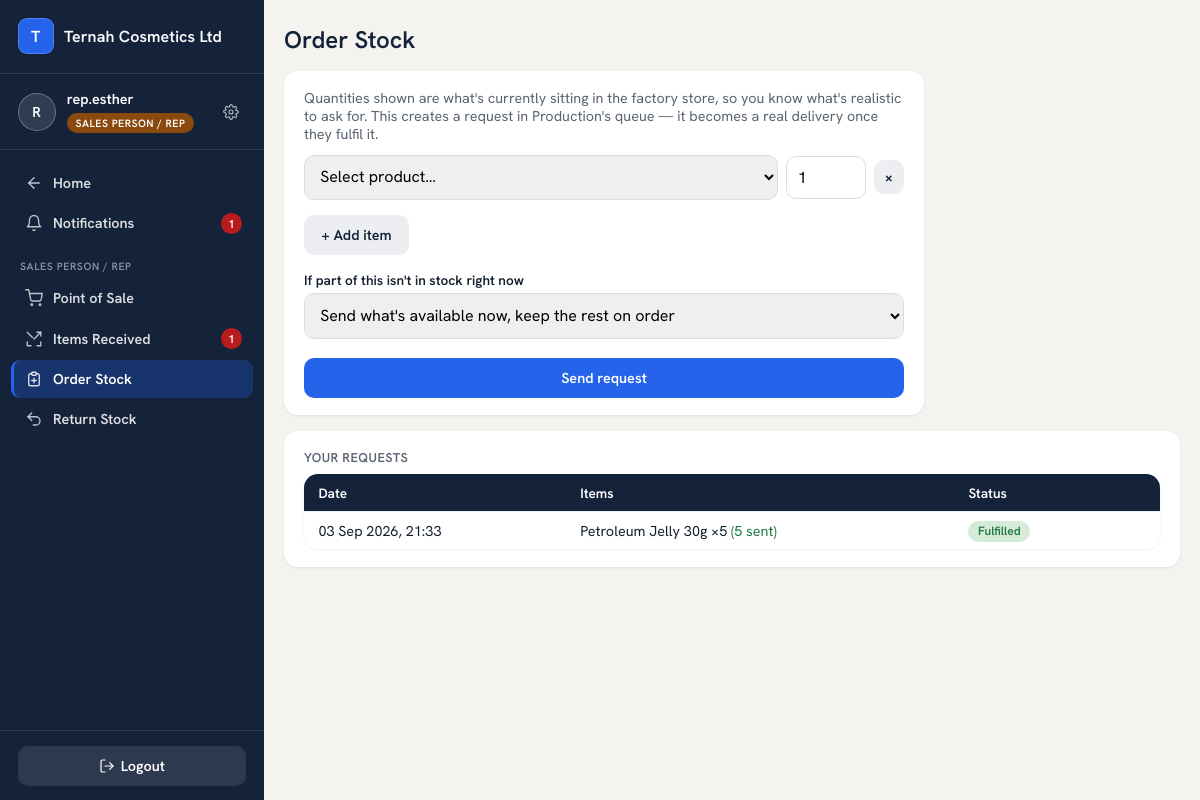
Page /sales/pos/order-stock/ (signed in) on the committed database.
### accounts/models.py (models this page shows, shortened)
class User(AbstractUser):
    ROLES = [
        ("OWNER", "Owner"),                # reports only
        ("MANAGER", "Manager"),            # outlet manager; can switch views
        ("CASHIER", "Cashier"),
        ("SALES_REP", "Sales Person / Rep"),
        ("PRODUCTION", "Production"),
    ]
    business = models.ForeignKey("platformadmin.Business", null=True, blank=True,
                                 on_delete=models.CASCADE, related_name="users")
    branch = models.ForeignKey("core.Branch", null=True, blank=True,
                               on_delete=models.SET_NULL, related_name="users")
    role = models.CharField(max_length=15, choices=ROLES, default="CASHIER")
    can_swap = models.BooleanField(default=False)    # False -> swap goes through PendingAction
    can_refund = models.BooleanField(default=False)
    phone = models.CharField(max_length=30, blank=True)
    modules = models.ManyToManyField("platformadmin.Module", blank=True, related_name="users_with_access",
                                     help_text="Which of the business's subscribed modules this user can open.")
    allowed_tiers = models.JSONField(default=list, blank=True,
                                     help_text="Which product price tiers (RETAIL/WHOLESALE/DISTRIBUTION/CUSTOM) "
                                                "this seller may use at the POS.")
    def switchable_views(self):
        if self.role != "MANAGER":
            return []
        views = ["MANAGER", "CASHIER"]
        codes = set(self.modules.values_list("code", flat=True))
        if "PRODUCTION" in codes:
            views.append("PRODUCTION")
        return views

### platformadmin/models.py (models this page shows, shortened)
class Business(models.Model):
    name = models.CharField(max_length=150)                     # factory name — brands navbar + receipts
    slug = models.SlugField(unique=True)
    business_type = models.CharField(max_length=20, choices=[("FACTORY", "Factory Mode")], default="FACTORY")
    contact_email = models.EmailField()
    contact_phone = models.CharField(max_length=30, blank=True)
    address = models.TextField(blank=True)
    tagline = models.CharField(max_length=150, blank=True)      # optional — shows on every printed report
    is_active = models.BooleanField(default=True)               # master switch — False = soft-locked
    trial_expires_at = models.DateTimeField(null=True, blank=True)
    subscription_expires_at = models.DateTimeField(null=True, blank=True)
    created_at = models.DateTimeField(auto_now_add=True)
    class Meta:
        verbose_name_plural = "businesses"

### sales/models.py (models this page shows)
class StockRequest(TimeStamped):
    STATUS = [("DRAFT", "Draft"), ("SUBMITTED", "Submitted"), ("APPROVED", "Approved"),
              ("REJECTED", "Rejected"), ("PARTIAL", "Partially sent — remainder on order"),
              ("FULFILLED", "Fulfilled")]
    MODES = [("WAIT", "Send what's available now, keep the rest on order"),
             ("AVAILABLE_ONLY", "Send what's available now only, cancel the rest")]
    business = models.ForeignKey("platformadmin.Business", on_delete=models.CASCADE)
    requester_location = models.ForeignKey(InventoryLocation, on_delete=models.CASCADE)
    status = models.CharField(max_length=10, choices=STATUS, default="DRAFT")
    fulfillment_mode = models.CharField(max_length=15, choices=MODES, default="WAIT")
    lines = models.JSONField(default=list)           # [{product_id, quantity, fulfilled, dropped}]
    idempotency_key = models.CharField(max_length=40, blank=True, db_index=True)
    def line_progress(self):
        out = []
        for l in self.lines:
            qty = int(l.get("quantity", 0) or 0)
            sent = int(l.get("fulfilled", 0) or 0)
            out.append({"product_id": l.get("product_id"), "quantity": qty, "fulfilled": sent,
                        "dropped": int(l.get("dropped", 0) or 0), "remaining": max(qty - sent - int(l.get("dropped", 0) or 0), 0)})
        return out

### production/models.py (models this page shows, shortened)
class Product(TimeStamped):
    STATUS = [("DRAFT", "Draft"), ("ACTIVE", "Active"), ("ARCHIVED", "Archived")]
    business = models.ForeignKey("platformadmin.Business", on_delete=models.CASCADE)
    category = models.ForeignKey(Category, on_delete=models.PROTECT, related_name="products")
    name = models.CharField(max_length=120)
    pack_size = models.CharField(max_length=40, blank=True)      # e.g. "30 g"
    sku = models.CharField(max_length=40, blank=True)
    status = models.CharField(max_length=10, choices=STATUS, default="DRAFT")
    retail_price = models.DecimalField(max_digits=14, decimal_places=2, null=True, blank=True)
    wholesale_price = models.DecimalField(max_digits=14, decimal_places=2, null=True, blank=True)
    distribution_price = models.DecimalField(max_digits=14, decimal_places=2, null=True, blank=True)
    custom_price_min = models.DecimalField(max_digits=14, decimal_places=2, null=True, blank=True)
    custom_price_max = models.DecimalField(max_digits=14, decimal_places=2, null=True, blank=True)
    shelf_life_days = models.PositiveIntegerField(null=True, blank=True)   # optional -> auto-suggests batch expiry
    PRICE_TIERS = [("RETAIL", "retail_price"), ("WHOLESALE", "wholesale_price"),
                   ("DISTRIBUTION", "distribution_price")]   # CUSTOM is typed at sale time, not looked up here

### sales/views.py (the view, shortened to what this page needs)
# urls.py: path("pos/order-stock/", views.stock_request_create, name="stock_request_create"),
@login_required
def stock_request_create(request):
    if _acting_role(request) != "SALES_REP":
        return redirect("home")
    location = _pos_location(request)
    biz = request.user.business
    factory_store = InventoryLocation.objects.filter(business=biz, type="PRODUCTION_STORE").first()
    active_products = Product.objects.filter(business=biz, status="ACTIVE").order_by("name")
    stock_by_product = {
        item.product_id: item.quantity
        for item in StockItem.objects.filter(location=factory_store, product__in=active_products)
    } if factory_store else {}
    for p in active_products:
        p.available_at_factory = stock_by_product.get(p.id, 0)
    my_requests = StockRequest.objects.filter(requester_location=location).order_by("-created_at")[:20] if location else []
    for r in my_requests:
        r.lines_display = [
            {**l, "product": active_products.filter(pk=l["product_id"]).first() or
                             Product.objects.filter(pk=l["product_id"]).first()}
            for l in r.line_progress()
        ]
    return render(request, "sales/stock_request_create.html", {
        "location": location, "active_products": active_products, "my_requests": my_requests,
        "mode_choices": StockRequest.MODES, "idempotency_key": uuid.uuid4().hex,
    })

### templates/sales/stock_request_create.html (shortened to what this page needs)
{% extends "base.html" %}
{% block content %}
<div class="page-head">
  <h2>Order Stock</h2>
</div>
{% if not location %}
<div class="card"><p style="color:var(--muted)">No inventory location is set up for you yet.</p></div>
{% else %}
<div class="card" style="max-width:640px;margin-bottom:1rem">
  <p style="color:var(--muted);font-size:.9rem;margin-bottom:.75rem">Quantities shown are what's currently sitting in the factory store, so you know what's realistic to ask for. This creates a request in Production's queue — it becomes a real delivery once they fulfil it.</p>
  <form method="post" class="stack" id="requestForm">
    <div id="cartRows">
      <div class="cart-row">
        <select name="product" class="req-product" required>
          <option value="">Select product…</option>
        </select>
        <input type="number" name="quantity" min="1" value="1" required>
        <button type="button" class="btn ghost row-remove" onclick="removeCartRow(this)">&times;</button>
      </div>
    </div>
    <button type="button" class="btn ghost" style="margin-top:.4rem" onclick="addCartRow()">+ Add item</button>
    <label style="margin-top:1rem">If part of this isn't in stock right now</label>
    <select name="fulfillment_mode">
      {% for code, label in mode_choices %}<option value="{{ code }}">{{ label }}</option>{% endfor %}
    </select>
    <button class="btn" style="margin-top:1.2rem;width:100%">Send request</button>
  </form>
</div>
<div class="card">
  <h3>Your requests</h3>
  <div class="table-scroll" style="margin-top:.5rem">
  <table class="list">
    <tr><th>Date</th><th>Items</th><th>Status</th><th></th></tr>
    {% for r in my_requests %}
    <tr>
      <td>{{ r.created_at|date:"d M Y, H:i" }}</td>
      <td>
        {% for line in r.lines_display %}
          {{ line.product.name|default:"Unknown product" }} &times;{{ line.quantity }}
          {% if line.fulfilled %}<span style="color:var(--green)">({{ line.fulfilled }} sent</span>{% if line.remaining %}, <span style="color:var(--amber)">{{ line.remaining }} still owed)</span>{% else %}<span style="color:var(--green)">)</span>{% endif %}{% endif %}
        {% endfor %}
      </td>
      <td>
        {% if r.status == "SUBMITTED" %}<span class="pill warning">Awaiting Production</span>
        {% elif r.status == "PARTIAL" %}<span class="pill warning">Partly sent — rest on order</span>
        {% elif r.status == "FULFILLED" %}<span class="pill active">Fulfilled</span>
        {% elif r.status == "REJECTED" %}<span class="pill locked">Cancelled</span>
        {% else %}<span class="pill locked">{{ r.get_status_display }}</span>{% endif %}
      </td>
      <td>
      </td>
    </tr>
    {% empty %}<tr><td colspan="4" style="color:var(--muted)">You haven't requested any stock yet.</td></tr>{% endfor %}
  </table>
  </div>
</div>
{% endif %}
{% endblock %}

### templates/base.html (shortened to what this page needs)
{% load static %}
<!DOCTYPE html>
<html lang="en">
<head>
  <link rel="stylesheet" href="{% static 'ternah-ui/tokens.css' %}">
</head>
<body>
{% if request.user.is_authenticated %}
  <div class="app-shell">
    <aside class="sidebar">
      <div class="sidebar-brand">
        <span class="brand-mark" aria-hidden="true">{{ request.user.business.name|default:"Ternah for Factories"|first|upper }}</span>
        <span class="brand-name">{{ request.user.business.name|default:"Ternah for Factories" }}</span>
      </div>
      <div class="sidebar-identity">
        <span class="avatar" aria-hidden="true">{{ request.user.username|first|upper }}</span>
        <div class="identity-text">
          <span class="identity-name">{{ request.user.username }}</span>
          {% if request.user.is_superuser %}
            <span class="role-pill role-super">Platform Admin</span>
          {% else %}
            <span class="role-pill role-{{ request.user.role|lower }}">{{ request.user.get_role_display }}</span>
          {% endif %}
        </div>
        <a class="settings-link" href="{% url 'password_change' %}" title="Change password" aria-label="Change password">
        </a>
      </div>
      <nav class="sidebar-nav">
        {% if request.resolver_match.url_name == "home" %}
          {% if switcher_items %}
            {% for t in switcher_items %}
            <a class="nav-link" href="{{ t.href }}">
              <svg width="18" height="18" viewBox="0 0 24 24" fill="none" stroke="currentColor" stroke-width="1.8" stroke-linecap="round" stroke-linejoin="round">{{ t.icon|safe }}</svg>
              {{ t.label }}
            </a>
            {% endfor %}
          {% else %}
            <p style="color:rgba(255,255,255,.45);font-size:.82rem;padding:.4rem .65rem">Pick a tile to get started.</p>
          {% endif %}
        {% elif request.user.role == "CASHIER" or request.user.role == "SALES_REP" %}
          <a class="nav-link" href="{% url 'home' %}">
            <svg width="18" height="18" viewBox="0 0 24 24" fill="none" stroke="currentColor" stroke-width="1.8" stroke-linecap="round" stroke-linejoin="round"><path d="M19 12H5"/><path d="M12 19l-7-7 7-7"/></svg>
            Home
          </a>
          <a class="nav-link {% if request.resolver_match.url_name == 'notifications' %}active{% endif %}" href="{% url 'notifications' %}">
            <svg width="18" height="18" viewBox="0 0 24 24" fill="none" stroke="currentColor" stroke-width="1.8" stroke-linecap="round" stroke-linejoin="round"><path d="M18 8A6 6 0 0 0 6 8c0 7-3 9-3 9h18s-3-2-3-9"/><path d="M13.73 21a2 2 0 0 1-3.46 0"/></svg>
            Notifications
            {% if pending_notifications %}<span class="nav-badge">{{ pending_notifications }}</span>{% endif %}
          </a>
          <div class="nav-section-label">{{ request.user.get_role_display }}</div>
          <a class="nav-link {% if request.resolver_match.namespace == 'sales' and request.resolver_match.url_name == 'pos' %}active{% endif %}"
             href="{% url 'sales:pos' %}">
            <svg width="18" height="18" viewBox="0 0 24 24" fill="none" stroke="currentColor" stroke-width="1.8" stroke-linecap="round" stroke-linejoin="round"><circle cx="9" cy="21" r="1"/><circle cx="20" cy="21" r="1"/><path d="M1 1h4l2.68 13.39a2 2 0 0 0 2 1.61h9.72a2 2 0 0 0 2-1.61L23 6H6"/></svg>
            Point of Sale
          </a>
          {% if request.user.role == "SALES_REP" %}
          <a class="nav-link {% if request.resolver_match.url_name == 'received_items' %}active{% endif %}"
             href="{% url 'sales:received_items' %}">
            <svg width="18" height="18" viewBox="0 0 24 24" fill="none" stroke="currentColor" stroke-width="1.8" stroke-linecap="round" stroke-linejoin="round"><path d="M16 3h5v5"/><path d="M3 16v5h5"/><path d="M21 16v5h-5"/><path d="M3 3l7 7"/><path d="m21 3-9 9"/></svg>
            Items Received
            {% if pending_deliveries %}<span class="nav-badge">{{ pending_deliveries }}</span>{% endif %}
          </a>
          <a class="nav-link {% if request.resolver_match.url_name == 'stock_request_create' %}active{% endif %}"
             href="{% url 'sales:stock_request_create' %}">
            <svg width="18" height="18" viewBox="0 0 24 24" fill="none" stroke="currentColor" stroke-width="1.8" stroke-linecap="round" stroke-linejoin="round"><path d="M9 5H7a2 2 0 0 0-2 2v12a2 2 0 0 0 2 2h10a2 2 0 0 0 2-2V7a2 2 0 0 0-2-2h-2"/><rect x="9" y="3" width="6" height="4" rx="1"/><path d="M12 11v6M9 14h6"/></svg>
            Order Stock
          </a>
          <a class="nav-link {% if request.resolver_match.url_name == 'stock_return_create' %}active{% endif %}"
             href="{% url 'sales:stock_return_create' %}">
            <svg width="18" height="18" viewBox="0 0 24 24" fill="none" stroke="currentColor" stroke-width="1.8" stroke-linecap="round" stroke-linejoin="round"><path d="M9 14 4 9l5-5"/><path d="M4 9h10.5a5.5 5.5 0 0 1 0 11H11"/></svg>
            Return Stock
          </a>
          {% endif %}
        {% else %}
          <div class="nav-section-label">{{ request.user.get_role_display }}</div>
          <span class="nav-link disabled">Screens coming soon</span>
        {% endif %}
      </nav>
      <div class="sidebar-footer">
        <form method="post" action="{% url 'logout' %}">{% csrf_token %}
          <button class="btn ghost" type="submit">
            <svg width="16" height="16" viewBox="0 0 24 24" fill="none" stroke="currentColor" stroke-width="1.8" stroke-linecap="round" stroke-linejoin="round"><path d="M9 21H5a2 2 0 0 1-2-2V5a2 2 0 0 1 2-2h4"/><path d="M16 17l5-5-5-5"/><path d="M21 12H9"/></svg>
            Logout
          </button>
        </form>
      </div>
    </aside>
    <div class="main-col">
      <main>
{% endif %}
{% block content %}{% endblock %}
{% if request.user.is_authenticated %}
      </main>
    </div>
  </div>
{% endif %}
</body>
</html>

### rows in the picture
User: user.business.name|first "T", user.business.name "Ternah Cosmetics Ltd", user.username|first "R", user.username "rep.esther", user.role "SALES PERSON / REP"
StockRequest: created_at "03 Sep 2026, 21:33", status "Fulfilled"
Product: product.name "Petroleum Jelly 30g", quantity "5", fulfilled "5"

### other values in the picture
{{ pending_notifications }} "1"
{{ pending_deliveries }} "1"
form field fulfillment_mode "Send what's available now, keep the rest on order"
